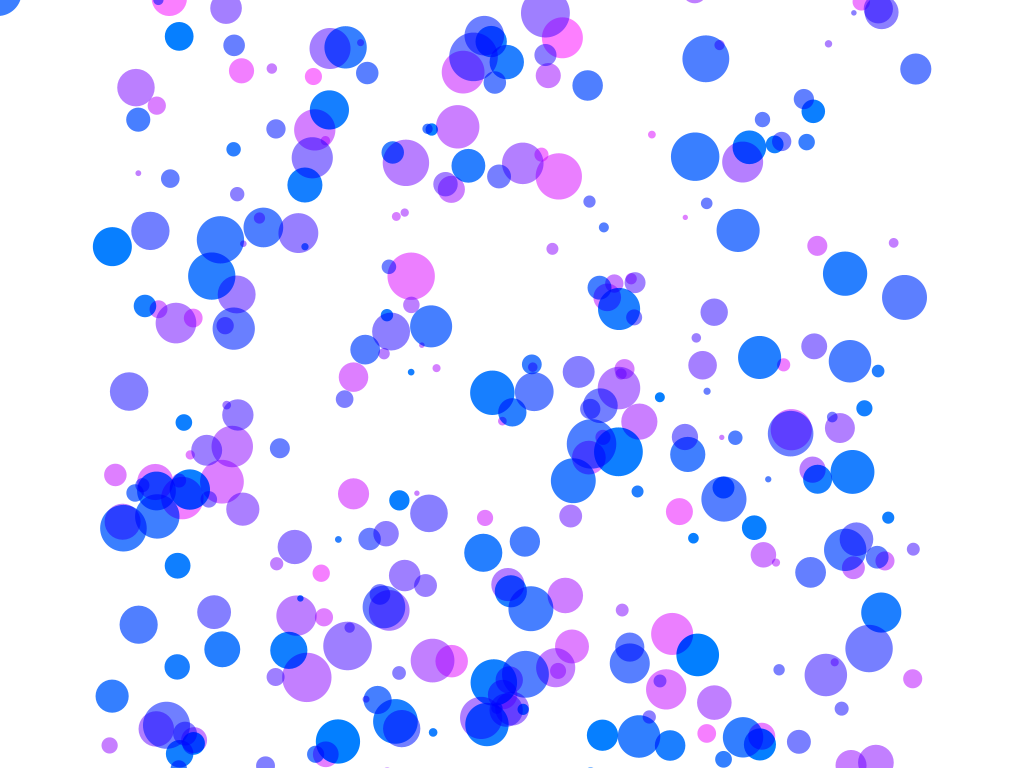
Frame 1 (no input)
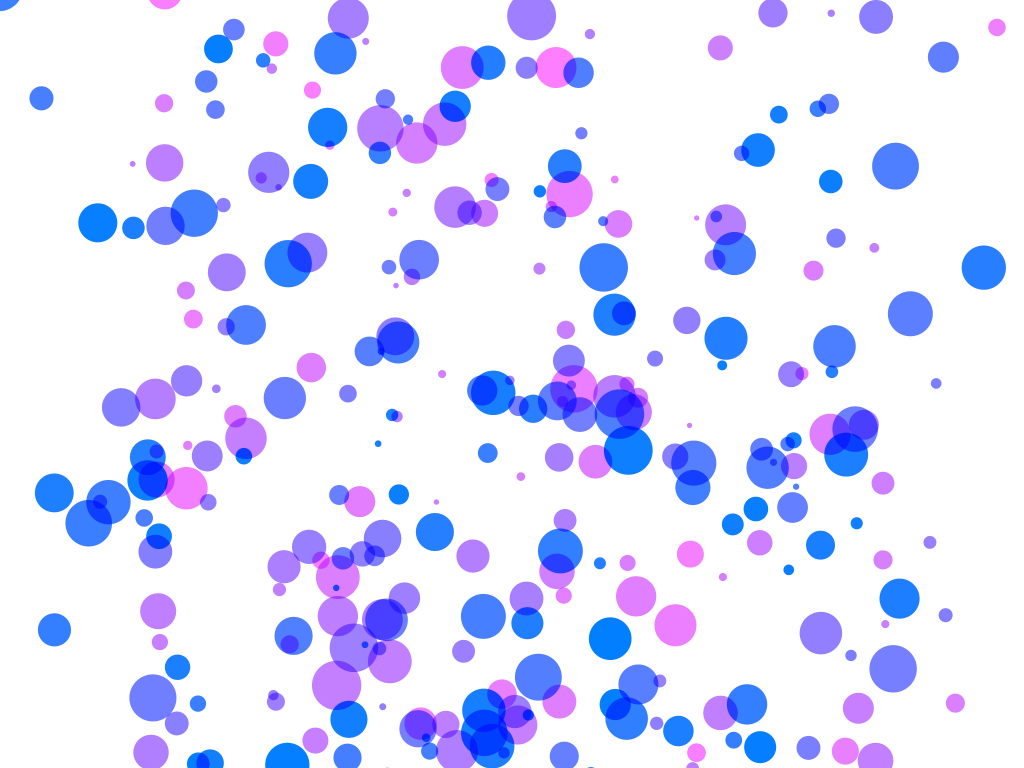
Frame 60 (the mouse pressed at the canvas centre just before this capture)
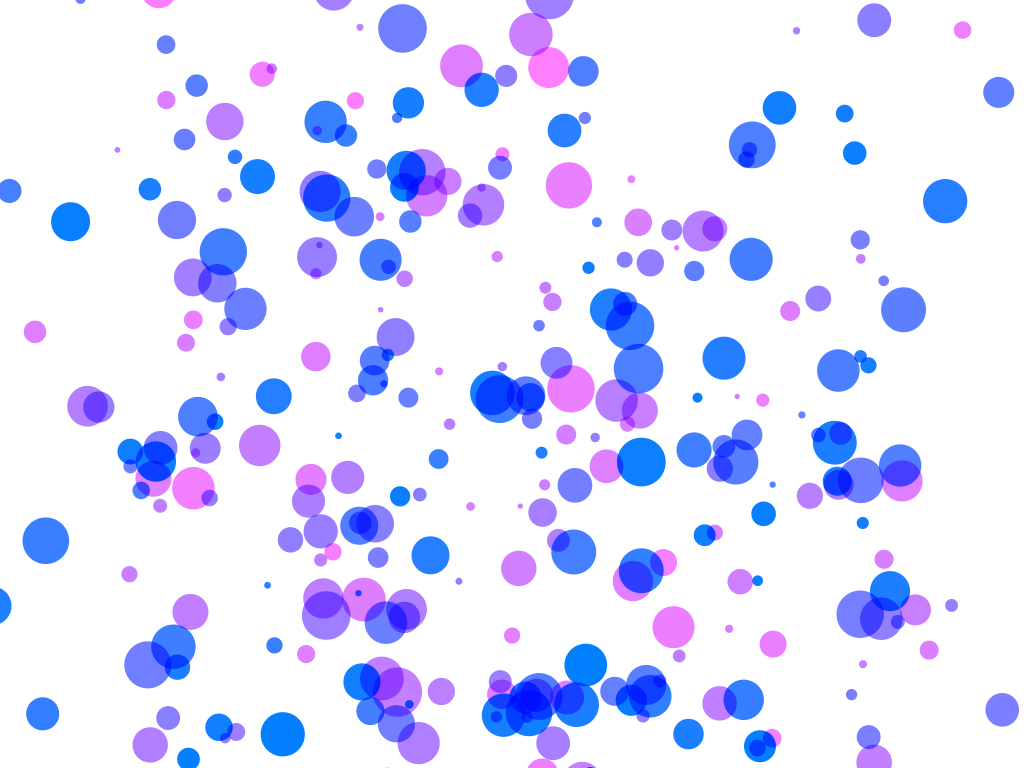
Frame 120 (the mouse held since frame 60 and released just before this capture)

The Processing sketch that drew these frames (run headless with seeded random() and noise(); from frame 60 on, the mouse is pressed at the canvas centre):

// Processing sketch: classes_and_arrays
// ── classes_and_arrays.pde
class Particle {
    float x;
    float y;
    float diameter;
    color my_color;
    float speed;

    Particle() {
        diameter = 100;
        my_color = color(255, 127, 0);
        speed = 10;
    }

    void move_random() {
        x += random(-speed, speed);
        y += random(-speed, speed);
    }

    void display() {
        fill(my_color);
        circle(x, y, diameter);
    }
}

Particle[] particles;

void setup() {
    size(1024, 768);
    noStroke();
    blendMode(MULTIPLY);

    particles = new Particle[300];

    for (int i = 0; i < particles.length; i++) {
        particles[i] = new Particle();
        particles[i].x = width / 2 + random(-400, 400);
        particles[i].y = height / 2 + random(-400, 400);
        particles[i].diameter = random(5, 50);
        particles[i].my_color = color(random(0, 255), 127, 255);
        particles[i].speed = random(0, 20);
    }
}

void draw() {
    background(255);

    particles[0].x = mouseX;
    particles[0].y = mouseY;

    for (int i = 0; i < particles.length; i++) {
        particles[i].move_random();
        particles[i].display();
    }
}
